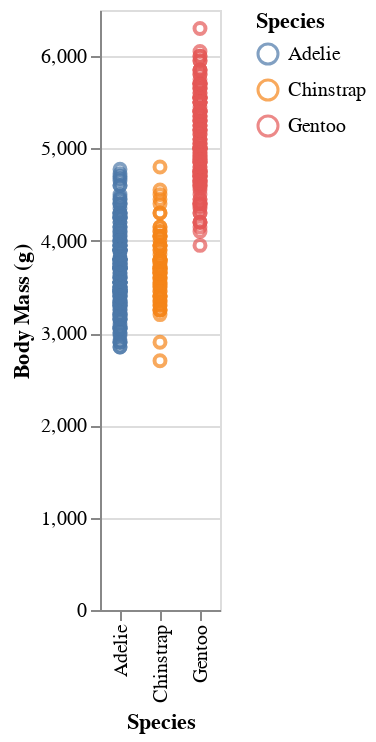

Notebook cell for this chart:
### Code cell
import pandas as pd
import numpy as np
import altair as alt
import matplotlib as mpl

crimea_data = data.airports()
pingu_data = pd.read_json(r'./penguins.json')

alt.Chart(pingu_data).mark_point().encode(
    x='Species:N',
    y='Body Mass (g):Q',
    color='Species:N'
)

### Figure 1 — Vega-Lite specification as saved in the notebook (floating-point values rounded to 4 significant figures; data arrays with more than 128 entries replaced by an {"elided": "..."} marker saying what was removed)
{"config": {"view": {"continuousWidth": 400, "continuousHeight": 300}}, "data": {"name": "data-d7e7d3a006e30f7795655a1e9e190879"}, "mark": "point", "encoding": {"color": {"type": "nominal", "field": "Species"}, "x": {"type": "nominal", "field": "Species"}, "y": {"type": "quantitative", "field": "Body Mass (g)"}}, "$schema": "https://vega.github.io/schema/vega-lite/v4.8.1.json", "datasets": {"data-d7e7d3a006e30f7795655a1e9e190879": {"elided": "344 records"}}}
